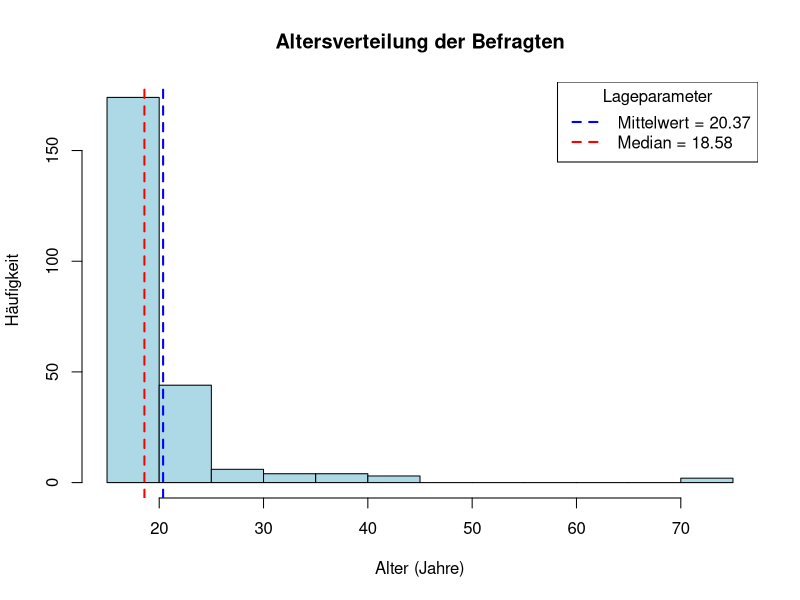
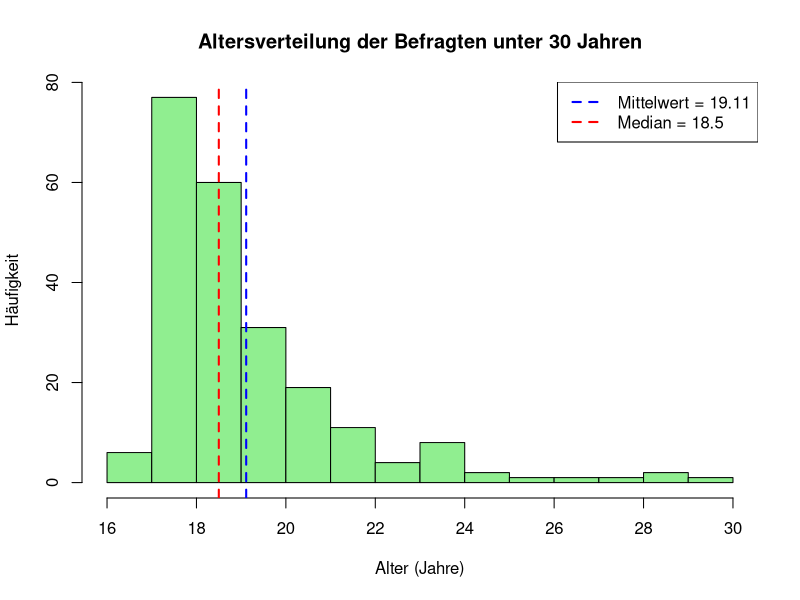

The R script that drew these images, in order:
# Library Mass laden
library(MASS)

# Datensatz laden
data(survey)
#help(survey) # Reactivate this to see some basic stuff about our dataset 

# Sturktur analysieren
cat("Anzahl Beobachtungen (Zeilen):", nrow(survey), "\n")
cat("Anzahl der Variablen (Spalten):", ncol(survey), "\n")
cat("Dimension", paste(dim(survey)), "\n")
cat("\nStruktur des Datensatzes:\n")
str(survey)

# Man hat also einen Datensatz mit 237 Zeilen und 12 Spalten --> Dimension von 237 x 12

#  Überblick über den Datensatz mit der Survey Funktion
cat("Zusammenfassung des Datensatzes:\n")

# Die Summary Zeigt uns für die verschiedenen Variablen also sofort den Median, Mean, Max, Min
# und die jeweiligen Quantile dann im Boxplot-
summary(survey)

# Greifen wir also nun auf die Variable Age zu

attach(survey)

# Berechnen wir einige Statistiken für Age
cat("Statistik für Alter (Age): \n")
cat("Maximum:", max(Age, na.rm=TRUE), "\n")
cat("Mittelwert:", mean(Age, na.rm=TRUE), "\n")
cat("Median:", median(Age,na.rm=TRUE), "\n")
cat("Quantile:\n")
print(quantile(Age,na.rm = TRUE))

# Nun schauen wir uns noch die Standardabweichung an
cat("Standardabweichung:" , sd(Age, na.rm = TRUE), "\n")

# Und vergleichen dies mit dem was man aus dem summary() erhält
cat("\n Vergleich mit summary()-Befehl:\n")
summary(Age)

# Nun Plotten wir noch ein Histogramm für die Altersverteilung der Befragten
# wir markieren das Stichprobenmittel in blau und Median in rot im Histogramm.
# Dazu verwenden wir abline() für die Markierungen

# Histogramm erstellen
hist(Age, 
     main = "Altersverteilung der Befragten",
     xlab = "Alter (Jahre)",
     ylab = "Häufigkeit",
     col = "lightblue",
     border = "black")

# Mittelwert (blau) und Median (rot) markieren
abline(v = mean(Age, na.rm = TRUE), col = "blue", lwd = 2, lty = 2)
abline(v = median(Age, na.rm = TRUE), col = "red", lwd = 2, lty = 2)

# Legende hinzufügen
legend("topright", 
       legend = c(paste("Mittelwert =", round(mean(Age, na.rm = TRUE), 2)),
                 paste("Median =", round(median(Age, na.rm = TRUE), 2))),
       col = c("blue", "red"),
       lwd = 2,
       lty = 2,
       title = "Lageparameter")


# Subset für Befragte unter 30 Jahren erstellen
AgeSub30 <- Age[Age < 30 & !is.na(Age)]

cat("Statistiken für Befragte unter 30 Jahren:\n")
cat("Anzahl Beobachtungen:", length(AgeSub30), "\n")
cat("Minimum:", min(AgeSub30), "\n")
cat("Maximum:", max(AgeSub30), "\n")
cat("Mittelwert:", mean(AgeSub30), "\n")
cat("Median:", median(AgeSub30), "\n")
cat("Standardabweichung:", sd(AgeSub30), "\n")

cat("\nZusammenfassung für AgeSub30:\n")
summary(AgeSub30)


# Histogramm für die eingeschränkte Gruppe
hist(AgeSub30,
     main = "Altersverteilung der Befragten unter 30 Jahren",
     xlab = "Alter (Jahre)",
     ylab = "Häufigkeit",
     col = "lightgreen",
     border = "black")

abline(v = mean(AgeSub30), col = "blue", lwd = 2, lty = 2)
abline(v = median(AgeSub30), col = "red", lwd = 2, lty = 2)

legend("topright",
       legend = c(paste("Mittelwert =", round(mean(AgeSub30), 2)),
                 paste("Median =", round(median(AgeSub30), 2))),
       col = c("blue", "red"),
       lwd = 2,
       lty = 2)